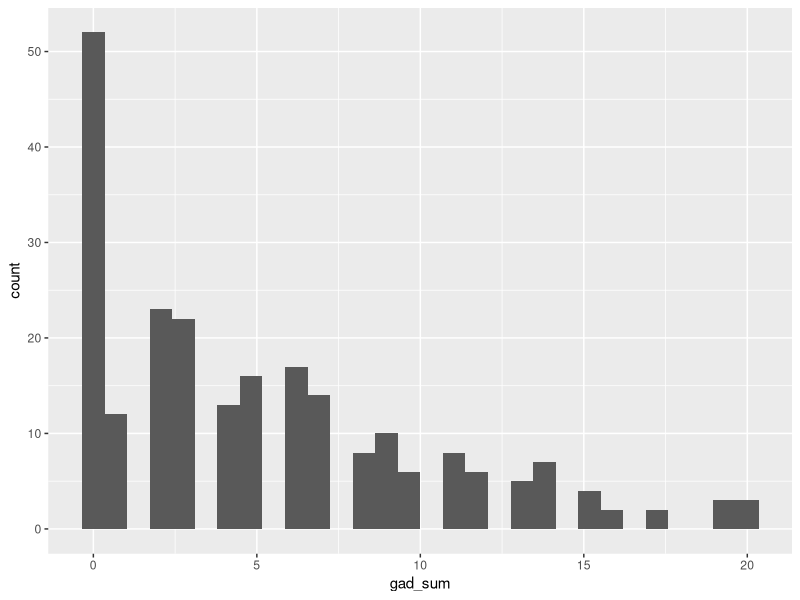
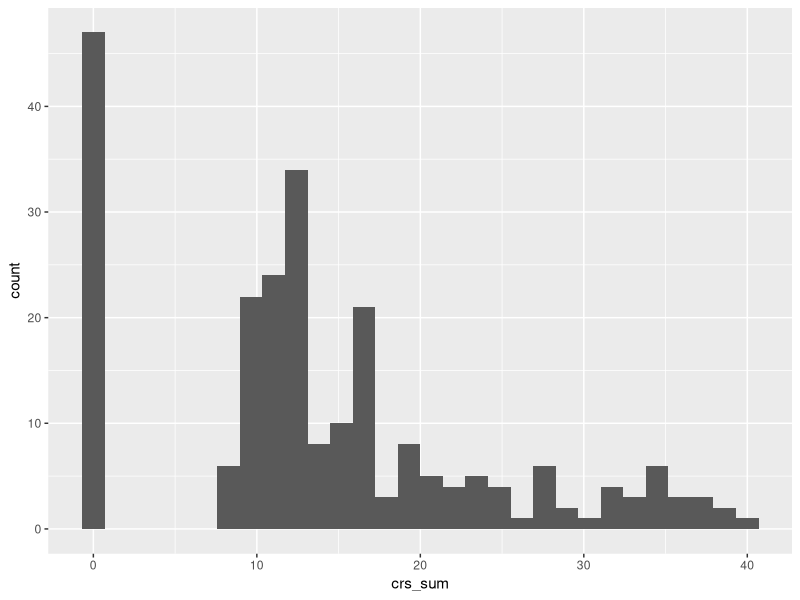
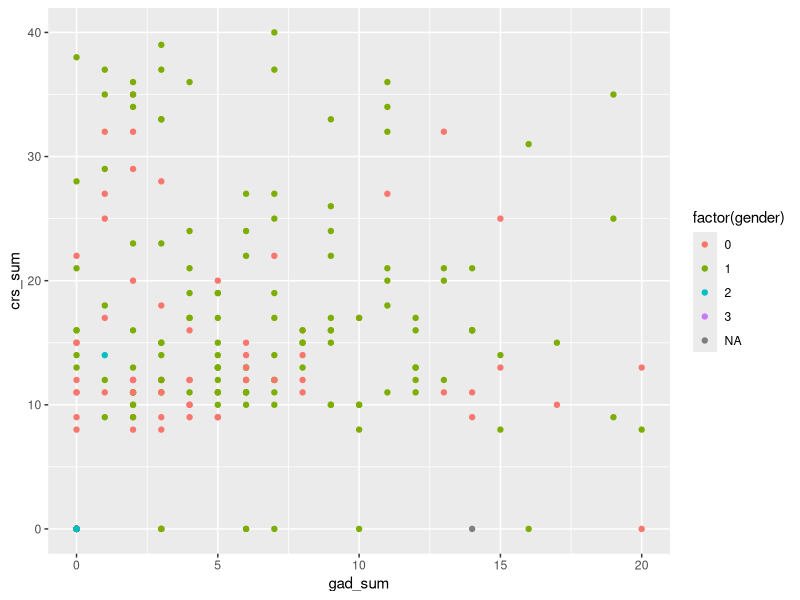

Source code (R) for these figures, in order: (Note: this script raises an error after producing the figures.)
## ---- chunk 1
## load the libraries
library(tidyverse)
library(haven)
library(skimr)

knitr::opts_chunk$set(echo = TRUE)
## ---- chunk 2
raw_data <- read_csv("raw-data/Block_Practical_2019_raw.csv") %>% 
  rename_all(tolower) 

# SELECT VARIABLES FOR FURTHER ANALYSIS ----
data <- raw_data %>% 
  # Create id variable
  mutate(id = 1:nrow(raw_data)) %>% 
  # Select variables
  select("id", 
         "age", "gender","education", "field_study", "ethnicity", "religion",
         "gad_1", "gad_2", "gad_3", "gad_4", "gad_5", "gad_6", "gad_7",
         "crs_1", "crs_2", "crs_3", "crs_4", "crs_5", "crs_6", "crs_7", "crs_8",
         "crs_cont_1", "crs_cont_2", "crs_cont_3", "crs_cont_4", "crs_cont_5", "crs_cont_6", "crs_cont_7", "crs_cont_8")
## ---- chunk 3
# RECODE ALL GAD VARIABLES AT THE SAME TIME ----
data_rec <- data %>% 
  mutate_at(
    c("gad_1", "gad_2", "gad_3", "gad_4", "gad_5", "gad_6", "gad_7"),
    funs(case_when(
      . == 1 ~ 0,
      . == 2 ~ 1,
      . == 3 ~ 2,
      . == 4 ~ 3))) 

# COMPUTE SUM SCORE for GAD and CRS ----
data_rec <- data_rec %>% 
  mutate(gad_sum = rowSums(data_rec[, c("gad_1", "gad_2", "gad_3", "gad_4", "gad_5", "gad_6", "gad_7")], na.rm = T),
         crs_sum = rowSums(data_rec[, c("crs_1", "crs_2", "crs_3", "crs_4", "crs_5", "crs_6", "crs_7", "crs_8")], na.rm = T))

# EXERCISE, CALCULATE SUMS FOR 'crs_cont'

## ---- chunk 4
## EXERCISE EXPLORE THE DISTRIBUTION ----

ggplot(data_rec, aes(gad_sum)) +
  geom_histogram()

ggplot(data_rec, aes(crs_sum)) +
  geom_histogram()

# data_rec <- data_rec %>% 
#   mutate(age = ifelse(age > 150, NA, age))

## SCATTERPLOTS ----
ggplot(data = data_rec, aes(x = gad_sum, y = crs_sum, color = factor(gender))) + 
  geom_point()
## ---- chunk 5

# CSV FILE ----
write_csv(data_rec, path = "data/block-practical-data-2019.csv")

# SPSS FILE ----
write_sav(data_rec, path = "data/block-practical-data-2019.sav")

